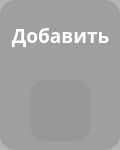
<?xml version="1.0" encoding="UTF-8"?>
<ui version="4.0">
 <class>Frame</class>
 <widget class="QFrame" name="Frame">
  <property name="geometry">
   <rect>
    <x>0</x>
    <y>0</y>
    <width>120</width>
    <height>150</height>
   </rect>
  </property>
  <property name="sizePolicy">
   <sizepolicy hsizetype="Fixed" vsizetype="Fixed">
    <horstretch>0</horstretch>
    <verstretch>0</verstretch>
   </sizepolicy>
  </property>
  <property name="minimumSize">
   <size>
    <width>120</width>
    <height>150</height>
   </size>
  </property>
  <property name="windowTitle">
   <string>Frame</string>
  </property>
  <property name="styleSheet">
   <string notr="true">border-radius: 15;
background-color: rgba(150,150,150, 180);</string>
  </property>
  <widget class="QLabel" name="text_label">
   <property name="geometry">
    <rect>
     <x>0</x>
     <y>0</y>
     <width>121</width>
     <height>71</height>
    </rect>
   </property>
   <property name="font">
    <font>
     <family>Yandex Sans Text Bold</family>
     <pointsize>14</pointsize>
     <weight>75</weight>
     <bold>true</bold>
    </font>
   </property>
   <property name="styleSheet">
    <string notr="true">color: white;
background-color: rgb(255,160,0, 0);
</string>
   </property>
   <property name="text">
    <string>Добавить</string>
   </property>
   <property name="alignment">
    <set>Qt::AlignCenter</set>
   </property>
   <property name="wordWrap">
    <bool>true</bool>
   </property>
  </widget>
  <widget class="QPushButton" name="new_template_button">
   <property name="geometry">
    <rect>
     <x>30</x>
     <y>80</y>
     <width>61</width>
     <height>61</height>
    </rect>
   </property>
   <property name="cursor">
    <cursorShape>PointingHandCursor</cursorShape>
   </property>
   <property name="text">
    <string/>
   </property>
   <property name="icon">
    <iconset>
     <normaloff>../icons/main_window/templte/add_template.png</normaloff>../icons/main_window/templte/add_template.png</iconset>
   </property>
   <property name="iconSize">
    <size>
     <width>50</width>
     <height>50</height>
    </size>
   </property>
  </widget>
 </widget>
 <resources/>
 <connections/>
</ui>
